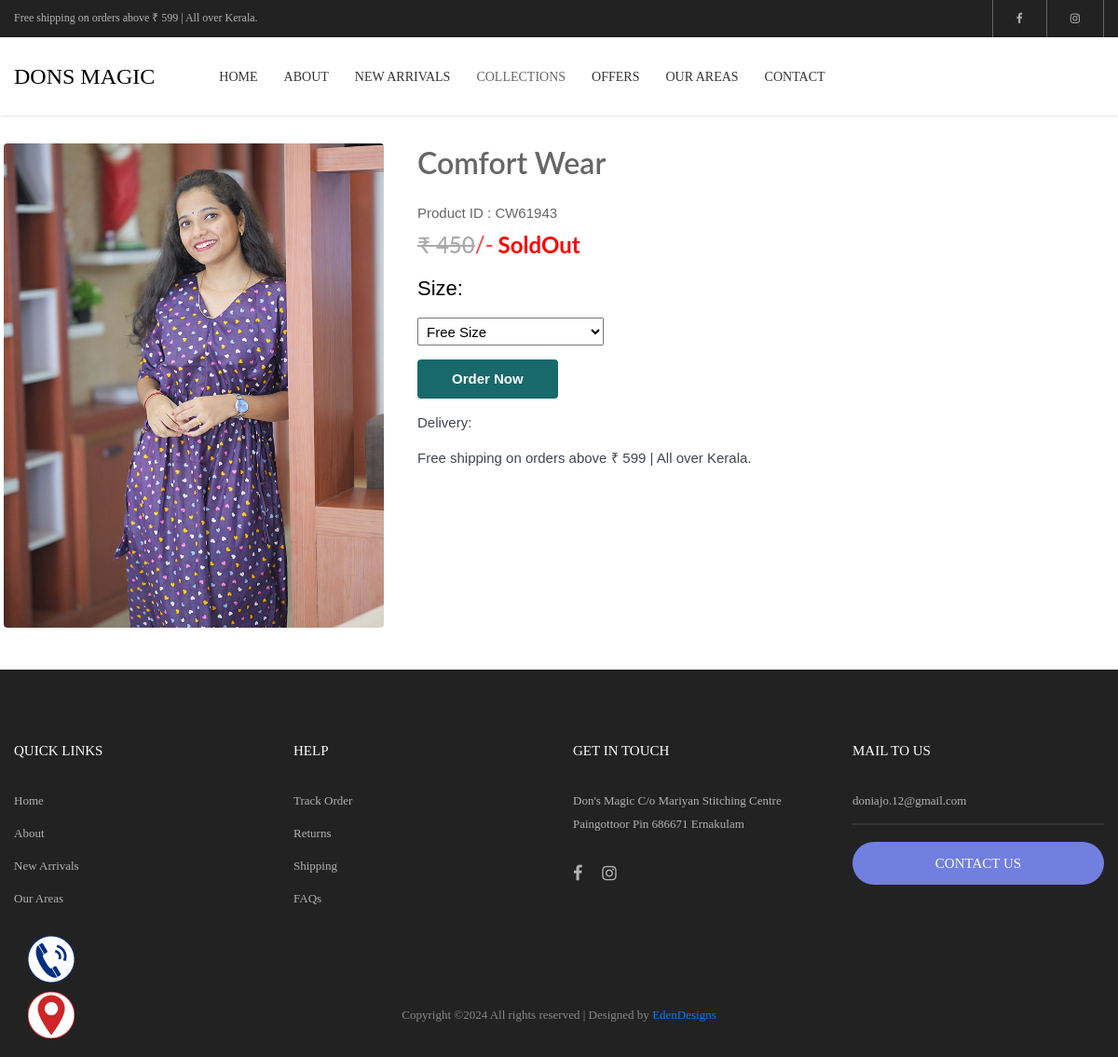
The page /viewmore.php?id=3 on the database its author committed.
### tables this page shows
CREATE TABLE IF NOT EXISTS `tbl_product` (
  `id` int NOT NULL AUTO_INCREMENT,
  `producttype_id` int NOT NULL,
  `product_code` varchar(20) DEFAULT NULL,
  `title` text,
  `aboutproduct` text,
  `MRP` int NOT NULL,
  `offerprice` int DEFAULT NULL,
  `isfeatured` smallint DEFAULT '0',
  `image_1` text,
  `image_2` text,
  `image_3` text,
  `image_4` text,
  `orderno` int DEFAULT '0',
  `availablesizes` varchar(300) DEFAULT NULL,
  `label` varchar(250) DEFAULT NULL,
  `color` varchar(250) DEFAULT NULL,
  `createdat` datetime DEFAULT NULL,
  `createdby` int DEFAULT NULL,
  `updatedat` datetime DEFAULT NULL,
  `updatedby` int DEFAULT NULL,
  `status` varchar(50) DEFAULT 'Active',
  `isdeleted` tinyint DEFAULT '0',
  PRIMARY KEY (`id`)
);

CREATE TABLE IF NOT EXISTS `tbl_producttype` (
  `producttype_id` int NOT NULL AUTO_INCREMENT,
  `producttype` varchar(250) DEFAULT NULL,
  `typecode` varchar(11) NOT NULL,
  `abouttype` text,
  `orderno` int DEFAULT '0',
  `createdat` datetime DEFAULT NULL,
  `createdby` int DEFAULT NULL,
  `updatedat` datetime DEFAULT NULL,
  `updatedby` int DEFAULT NULL,
  `status` varchar(50) DEFAULT 'Active',
  `isdeleted` smallint DEFAULT '0',
  PRIMARY KEY (`producttype_id`)
);

### admin/db_connection.php (called while the page is built, shortened)
<?php
$statusarray=array("ACTIVE"=>"Active","DRAFT"=>"Draft","SOLDOUT"=>"SoldOut");
?>

### viewmore.php (the view, shortened to what this page needs)
<?php
include_once("admin/db_connection.php");
include('headerWhite.php');
?>
    <section class="product-container">
    <?php
        if(isset($_REQUEST["id"])){
            $getId=$_REQUEST["id"];
            $sql_products = "SELECT   p.id,
					IFNULL(p.title,'')title,
					IFNULL(p.product_code,'')product_code,
					IFNULL(p.aboutproduct,'') aboutproduct,
					p.MRP,
					IFNULL(p.offerprice,'') offerprice,
					CASE WHEN IFNULL(p.isfeatured,0)=0 THEN 'NO' ELSE 'YES' END isfeatured ,
					p.image_1,
					IFNULL(p.STATUS,'Active') status,
					IFNULL(p.orderno,0) orderno,
					IFNULL(p.label,'') label,
					IFNULL(p.color,'') color,
					t.producttype_id,
					t.producttype,
					t.typecode,
					GROUP_CONCAT(s.size  ORDER BY s.orderno ASC) size
					FROM tbl_product p LEFT JOIN tbl_producttype t ON t.producttype_id=p.producttype_id
					LEFT JOIN tbl_availablesizes a On a.product_id=p.id
					LEFT JOIN tbl_size s ON a.size_id=s.size_id
					WHERE IFNULL(p.isdeleted,0)=0
                        AND IFNULL(p.STATUS,'Active')!='".$statusarray["DRAFT"]."'
                        AND IFNULL(p.id,0)=$getId
					GROUP BY p.id
					ORDER BY IFNULL(p.orderno,0) ASC,p.id DESC";
					$product_results = $con->query($sql_products);
					if($row_product=$product_results->fetch_array(MYSQLI_ASSOC)){
						$producttype=$row_product["producttype"];
						$product_code=$row_product["product_code"];
						$MRP=$row_product["MRP"];
						$offerprice=$row_product["offerprice"];
						$image_1=$row_product["image_1"];
						$status=$row_product["status"];
						$size=$row_product["size"];
						$color=$row_product["color"];
    ?>
        <div class="img-card">
            <img src="images/products/<?php echo $image_1; ?>" alt="" id="featured-image" style="margin-left:4px;">
        </div>
        <div class="product-info">
            <h3><?php echo $producttype; echo trim($color)!=""?" (".$color.")":""; ?></h3>
                <br>Product ID : <?php echo trim($product_code); ?>
            <h5>
            <?php
                    if($status!=$statusarray["SOLDOUT"]){
                    if($offerprice!="" && $offerprice>0){
                        echo "<del>₹ $MRP</del> &nbsp; ₹ $offerprice/-";
                    }else{
                        echo "₹ $MRP/-";
                    }
                }else{
                    if($offerprice!="" && $offerprice>0){
                        echo "<del>₹ $offerprice</del>/-";
                    }else{
                        echo "<del>₹ $MRP</del>/-";
                    }
                    echo '<span class="soldout">'.$statusarray["SOLDOUT"].'</span>';
                }
                ?>
            </h5>
            <div class="sizes">
                <?php
                $sizeArray = explode(',', $size);
                if(count($sizeArray)>0){
                ?>
                    <p>Size:</p>
                    <select name="size" id="size" class="size-option">
                        <?php
                        foreach($sizeArray as $sizevalue){
                        ?>
                        <option value="<?php echo $sizevalue; ?>"><?php echo $sizevalue; ?></option>
                        <?php
                        }
                        ?>
                    </select>
                <?php
                }
                ?>
            </div>
            <div class="quantity">
                <button id="btnorder" onClick="callWhatsapp('<?php echo $product_code;?>',size.value)">Order Now</button>
            </div>
            <div>
                <p>Delivery:</p>
                <p>Free shipping on orders above ₹ 599 | All over Kerala.</p>
            </div>
        </div>
        <?php
                }
            }
        ?>
    </section>
    <p>&nbsp;</p><p>&nbsp;</p>
    <?php
	include("footer.php");
	?>

### css/main.css (style rules this page uses)
.soldout { color: red; padding-left: 5px; font-weight: 700; }

### css/styles.css (style rules this page uses)
* { box-sizing: border-box; margin: 0; padding: 0; }
.product-container { display: flex; justify-content: start; align-items: start; gap: 40px; }
.img-card { width: 34%; }
.img-card img { width: 100%; flex-shrink: 0; border-radius: 4px; height: 520px; object-fit: cover; }
.product-info { width: 60%; }
.product-info h3 { font-size: 32px; font-family: Lato; font-weight: 600; line-height: 130%; }
.product-info h5 { font-size: 24px; font-family: Lato; font-weight: 500; line-height: 130%; color: #ff4242; margin: 6px 0; }
.product-info del { color: #a9a9a9; }
.product-info p { color: #424551; margin: 15px 0; width: 70%; }
.sizes p { font-size: 22px; color: black; }
.size-option { width: 200px; height: 30px; margin-bottom: 15px; padding: 5px; }
.quantity button { background: #17696a; border-radius: 4px; padding: 10px 37px; border: none; color: white; font-weight: 600; }

### rows shown on the page
tbl_product: image_1 (picture), producttype.producttype "Comfort Wear", MRP "450"

### other values the page prints
$product_code "CW61943"
$statusarray["SOLDOUT"] "SoldOut"
form field size "Free Size"
